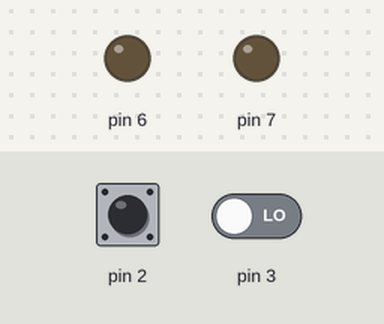
Bench run of a sketch on a simulated Arduino Uno, built with avr-gcc and run on an emulated ATmega328P. Shown: output pins drawn as LEDs (lit = HIGH). Inputs (shaded band) come from the test bench; at power-on: pin 3 LOW, pin 2 HIGH.

Above: at 1.2 s.
1.3 s: pin 3 driven HIGH
At 2.7 s:
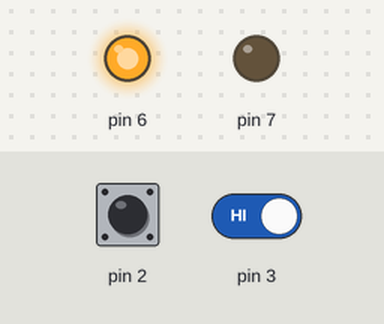
Timing chart, 0 to 4.3 s (numbered marks = the images above; inputs shaded):
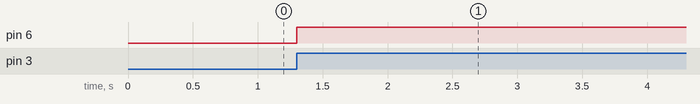

The sketch:

Psu_emu.ino
```cpp
volatile int Count = 0;

//volatile boolean OnStateBitOrder[]=[0,0,1,1,0,0,0,0,1,0,1,0,1,0,1];
volatile int OnStateBitOrder[]= {1,1,0,0,1,1,1,1,0,1,0,1,0,1,0,1};//15
volatile int OffStateBitOrder[]={0,0,0,0,1,0,0,1,0,1,0,0,0,1,0,0};//15
                           //    0 1 2 3 4 5 6 7 8 9 0 1 2 3 4 5
volatile int state=0; //0=off, 1=on;

void setup() {
  // put your setup code here, to run once:

attachInterrupt(0, SyncCountReset, FALLING); //digital 2
attachInterrupt(1, SyncCount, RISING ); // digital 3
DDRD = DDRD | B11000000; //pin 7 and 6 out

}

void loop() {
  // put your main code here, to run repeatedly:

}

void SyncCountReset(){
  Count=0;

  }

void SyncCount(){
  if(Count>15) return;

  if(state = 0){ // OFF
    if(OffStateBitOrder[Count] == 1){
       PORTD = B01000000; //set high
      }
    else
      {
      PORTD = B00000000; //set LOW
      }
   }
   else
   { // On
    if(OnStateBitOrder[Count] == 1){
       PORTD = B01000000; //set high
      }
    else
      {
      PORTD = B00000000; //set LOW
      }

   }

  Count+=1;

}
```

Measured:
- after the input at 1.3 s, pin 6: LOW → HIGH at once
